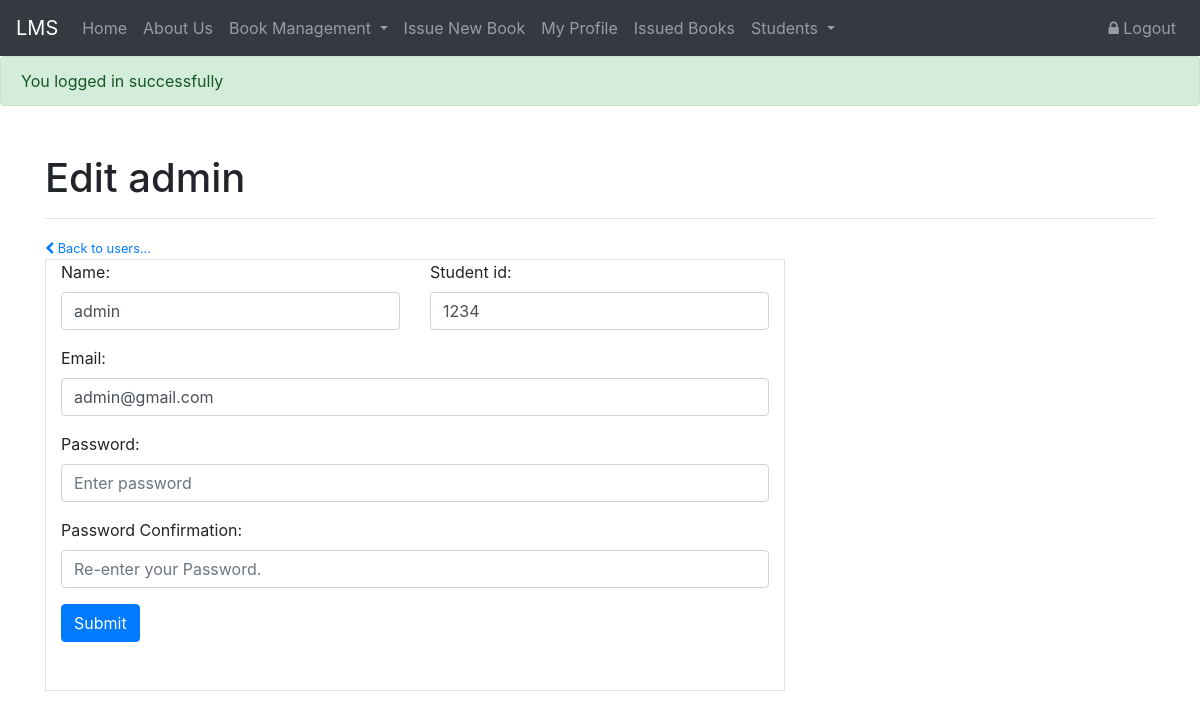
/users/edit.php?id=2 (signed in), run on the app's committed database.
### tables this page shows
CREATE TABLE IF NOT EXISTS `users` (
  `id` int(11) NOT NULL AUTO_INCREMENT,
  `name` varchar(20) NOT NULL,
  `number` int(14) NOT NULL,
  `email` varchar(50) NOT NULL,
  `role` enum('admin','general') NOT NULL DEFAULT 'general',
  `password` varchar(255) NOT NULL,
  `created_at` timestamp NULL DEFAULT CURRENT_TIMESTAMP,
  `updated_at` timestamp NULL DEFAULT CURRENT_TIMESTAMP ON UPDATE CURRENT_TIMESTAMP,
  PRIMARY KEY (`id`)
);

### users/_form.php (the view, shortened to what this page needs)
<?php $form_data = $form_data ?? null ?>
<form action="<?= $_action ?? base_path . "/users/create.php" ?>" method="post">
  <div class="row">
    <div class="form-group col">
      <label for="name">Name:</label>
      <input type="text" class="form-control" id="name" name="name" placeholder="Enter Name" value="<?= $form_data['name'] ?? null ?>">
    </div>
    <div class="form-group col">
      <label for="number">Student id:</label>
      <input type="number" class="form-control" id="number" name="number" placeholder="Enter Student ID" value="<?= $form_data['number'] ?? null ?>">
    </div>
  </div>
  <div class="form-group">
    <label for="email">Email:</label>
    <input type="text" class="form-control" id="email" name="email" placeholder="Enter Email" value="<?= $form_data['email'] ?? null ?>">
  </div>
  <div class="form-group">
    <label for="password">Password:</label>
    <input type="password" class="form-control" id="password" name="password" placeholder="Enter password">
  </div>
  <div class="form-group">
    <label for="password_confirmation">Password Confirmation:</label>
    <input type="password" class="form-control" id="password_confirmation" name="password_confirmation" placeholder="Re-enter your Password.">
  </div>
  <button class="btn btn-primary" type="submit">Submit</button>
</form>
<?php include_once(ROOT . '/partials/_footer.php') ?>

### data on the page
users: name "admin", number "1234", email "admin@gmail.com"

### other printed values
$message "You logged in successfully"
$_title "Edit admin"
